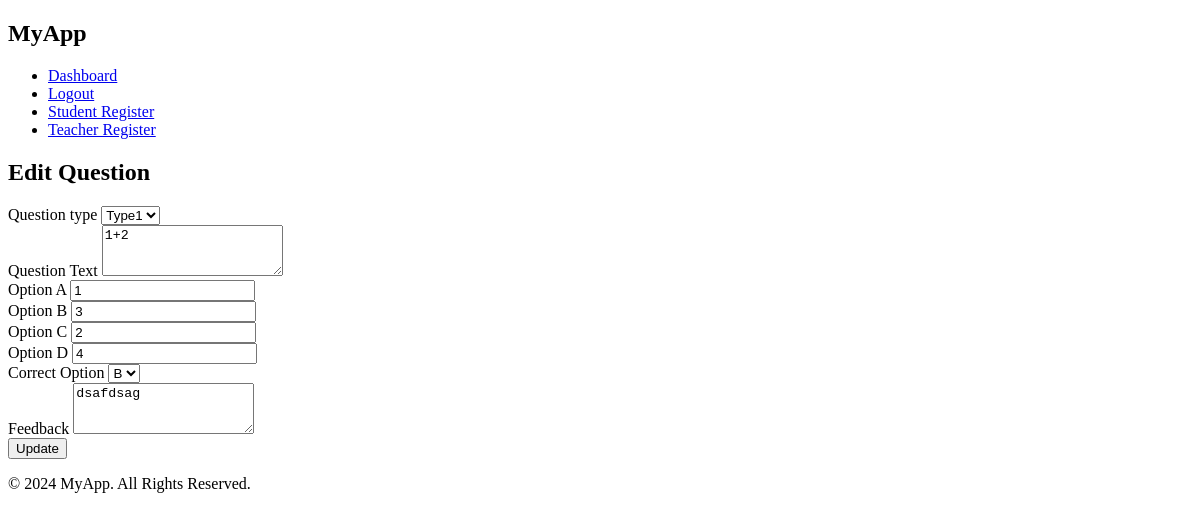
Before: /edit_question/1 (signed in) with the older database file.
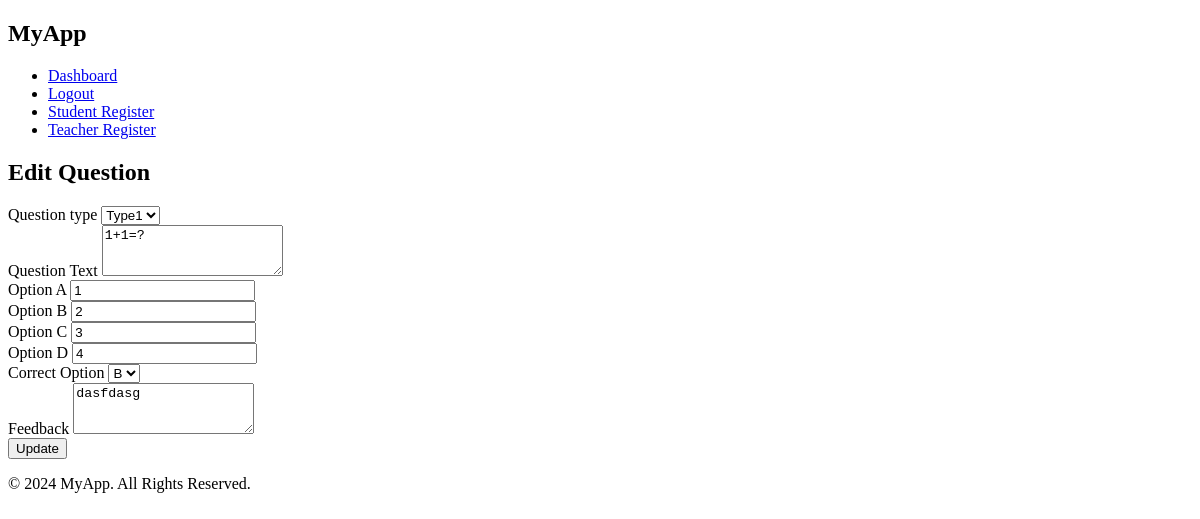
After: the same page with the newer database file.
### app/models/question.py (models this page shows)
class Question(db.Model):
    id = db.Column(db.Integer, primary_key=True)
    question_text = db.Column(db.Text, nullable=False)
    option_a = db.Column(db.String(200), nullable=False)
    option_b = db.Column(db.String(200), nullable=False)
    option_c = db.Column(db.String(200), nullable=False)
    option_d = db.Column(db.String(200), nullable=False)
    correct_option = db.Column(db.String(100), nullable=False)
    correct_answer = db.Column(db.Text, nullable=False)
    feedback = db.Column(db.Text, nullable=False)
    question_type = db.Column(db.String(50), nullable=False)

### app/routes/teacher_routes.py (the view, shortened to what this page needs)
@app.route('/edit_question/<int:question_id>', methods=['GET', 'POST'])
def edit_question(question_id):
    if 'user_id' not in session or session['role'] != 'teacher':
        return redirect(url_for('login'))
    question = Question.query.get_or_404(question_id)
    return render_template('edit_question.html', question=question)

### app/templates/edit_question.html (shortened to what this page needs)
{% extends "base.html" %}
{% block content %}
<div class="container">
    <h2>Edit Question</h2>
    <form method="post">
        <div class="mb-3">
            <label for="question_type" class="form-label">Question type</label>
            <select class="form-control" id="question_type" name="question_type" required>
                <option value="Type1" {% if question.question_type == 'Type1' %}selected{% endif %}>Type1</option>
            </select>
        </div>
        <div class="mb-3">
            <label for="question_text" class="form-label">Question Text</label>
            <textarea class="form-control" id="question_text" name="question_text" rows="3" required>{{ question.question_text }}</textarea>
        </div>
        <div class="mb-3">
            <label for="option_a" class="form-label">Option A</label>
            <input type="text" class="form-control" id="option_a" name="option_a" value="{{ question.option_a }}" required>
        </div>
        <div class="mb-3">
            <label for="option_b" class="form-label">Option B</label>
            <input type="text" class="form-control" id="option_b" name="option_b" value="{{ question.option_b }}" required>
        </div>
        <div class="mb-3">
            <label for="option_c" class="form-label">Option C</label>
            <input type="text" class="form-control" id="option_c" name="option_c" value="{{ question.option_c }}" required>
        </div>
        <div class="mb-3">
            <label for="option_d" class="form-label">Option D</label>
            <input type="text" class="form-control" id="option_d" name="option_d" value="{{ question.option_d }}" required>
        </div>
        <div class="mb-3">
            <label for="correct_option" class="form-label">Correct Option</label>
            <select class="form-control" id="correct_option" name="correct_option" required>
                <option value="B" {% if question.correct_option == 'B' %}selected{% endif %}>B</option>
            </select>
        </div>
        <div class="mb-3">
            <label for="feedback" class="form-label">Feedback</label>
            <textarea class="form-control" id="feedback" name="feedback" rows="3" required>{{ question.feedback }}</textarea>
        </div>
        <button type="submit" class="btn btn-primary">Update</button>
    </form>
</div>
{% endblock %}

Changed rows visible on the page:
changed Question "Type1": question_text "1+2" → "1+1=?"; option_b "3" → "2"; option_c "2" → "3"; feedback "dsafdsag" → "dasfdasg"
